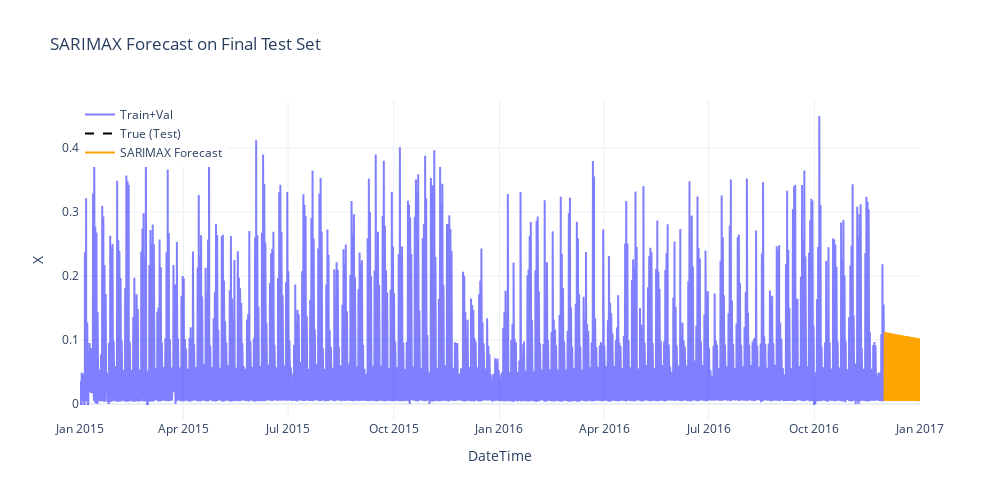

Notebook cell for this chart:
### Code cell
import plotly.graph_objects as go

# Create figure
fig = go.Figure()

# Add traces
fig.add_trace(go.Scatter(x=df_trainval['DateTime'], y=df_trainval['X'],
                         mode='lines',
                         name='Train+Val',
                         line=dict(color='blue'),
                         opacity=0.5))

fig.add_trace(go.Scatter(x=df_test['DateTime'], y=df_test['X'],
                         mode='lines',
                         name='True (Test)',
                         line=dict(color='black', dash='dash')))

fig.add_trace(go.Scatter(x=df_test['DateTime'], y=df_test['SARIMAX_Pred'],
                         mode='lines',
                         name='SARIMAX Forecast',
                         line=dict(color='orange')))

# Update layout
fig.update_layout(
    title="SARIMAX Forecast on Final Test Set",
    xaxis_title="DateTime",
    yaxis_title="X",
    legend=dict(x=0, y=1),
    template='plotly_white',
    width=1000,
    height=500
)

# Show the plot
fig.show()

### Figure 1 — Plotly figure (JSON) as saved in the notebook; plotly's stock layout.template omitted (floating-point values rounded to 4 significant figures; data arrays with more than 128 entries replaced by an {"elided": "..."} marker saying what was removed)
{"data": [{"line": {"color": "blue"}, "mode": "lines", "name": "Train+Val", "opacity": 0.5, "type": "scatter", "x": {"elided": "16800 str values"}, "y": {"elided": "16800 float values"}}, {"line": {"color": "black", "dash": "dash"}, "mode": "lines", "name": "True (Test)", "type": "scatter", "x": {"elided": "744 str values"}, "y": {"elided": "744 null values"}}, {"line": {"color": "orange"}, "mode": "lines", "name": "SARIMAX Forecast", "type": "scatter", "x": {"elided": "744 str values"}, "y": {"elided": "744 float values"}}], "layout": {"height": 500, "legend": {"x": 0, "y": 1}, "title": {"text": "SARIMAX Forecast on Final Test Set"}, "width": 1000, "xaxis": {"title": {"text": "DateTime"}}, "yaxis": {"title": {"text": "X"}}}}
